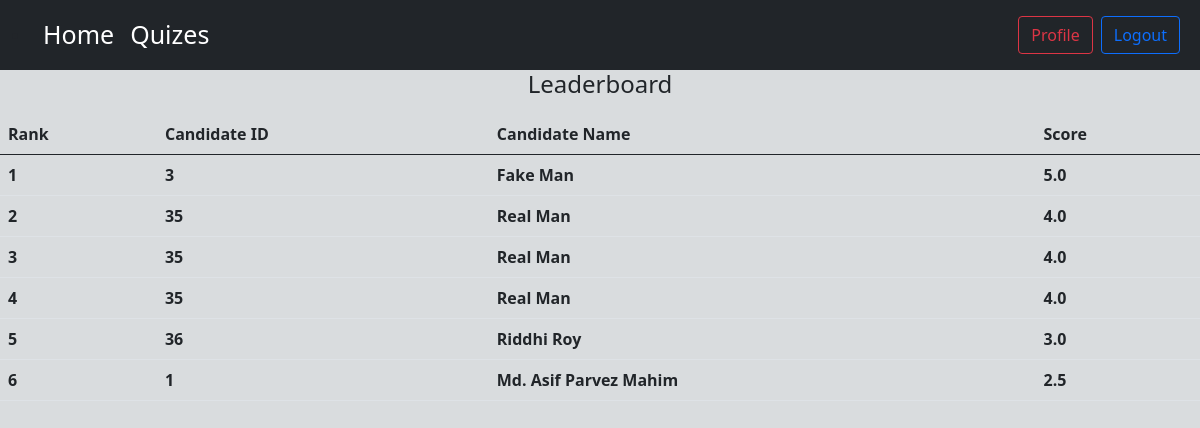
/quizes/leadrrboard/1/ (signed in), run on an earlier commit of the app's database.
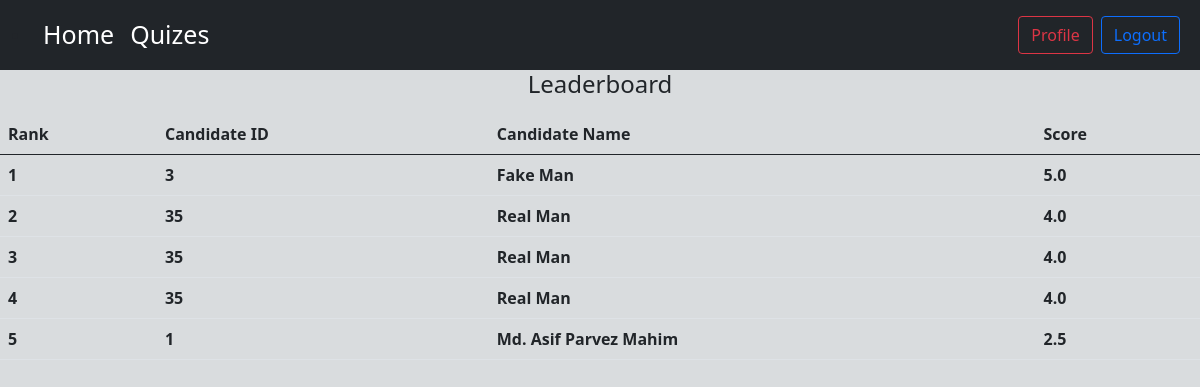
And on a later commit of the database.
### result/models.py (models this page shows, shortened)
class Result(models.Model):
    quiz = models.ForeignKey(Quiz, on_delete=models.CASCADE)
    user = models.ForeignKey(User, on_delete=models.CASCADE)
    score = models.FloatField()
    exam_name = models.CharField(max_length=500, blank=True, null=True)
    total_questions = models.CharField(max_length=500, blank=True, null=True)
    percent = models.CharField(max_length=500, blank=True, null=True)
    fullMarks = models.CharField(max_length=500, blank=True, null=True)
    total_quizes = models.CharField(max_length=100, blank=True, null=True)
    completed_quizes = models.CharField(max_length=100, blank=True, null=True)
    percent_of_attempts = models.CharField(max_length=100, blank=True, null=True)

### quizes/views.py (the view)
# urls.py: path("leadrrboard/<pk>/", leaderboard, name="lead_view"),
@login_required
def leaderboard(request, pk):
    result = Result.objects.filter(quiz_id=pk).order_by("-score")
    return render(request, "leaderboard.html", {"leadObjs": result})

### quizes/templates/leaderboard.html
{% extends "base.html" %} {%load static%} {%block script%}
<link rel="stylesheet" href="{% static 'quizes/style.css' %}" />
{%endblock%} {% block content %}
<h4 class="text-center mb-3">Leaderboard</h4>
<table class="table">
  <thead>
    <tr>
      <th scope="col">Rank</th>
      <th scope="col">Candidate ID</th>
      <th scope="col">Candidate Name</th>
      <th scope="col">Score</th>
    </tr>
  </thead>
  <tbody>
    {%for leadObj in leadObjs%}
    <tr>
      <th scope="col">{{ forloop.counter }}</th>
      <th scope="col">{{leadObj.user.id}}</th>
      <th scope="col">
        {{leadObj.user.first_name}} {{leadObj.user.last_name}}
      </th>
      <th scope="col">{{leadObj.score}}</th>
    </tr>
    {%endfor%}
  </tbody>
</table>
{%endblock%}

What changed in the data, as far as the page shows it:
removed Result: user.id "36", user.first_name "Riddhi", user.last_name "Roy", score "3.0"
